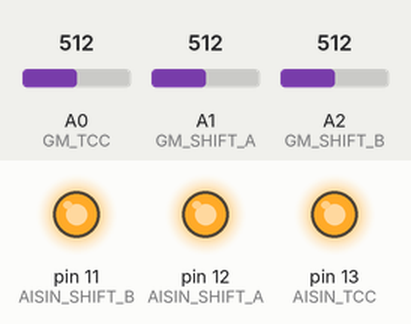
The program below on a simulated Arduino Uno, built for the host (arithmetic inside an expression is 32-bit, double 64-bit). Shown: output pins drawn as LEDs (lit = HIGH). The test bench sets the inputs (shaded band); at power-on: A0 (GM_TCC) = 512, A1 (GM_SHIFT_A) = 512, A2 (GM_SHIFT_B) = 512. What the program prints to the serial monitor is not drawn.

Above: at 1.2 s.
1.3 s: A0 (GM_TCC) set to 28
3.0 s: A0 (GM_TCC) set to 23
At 4.2 s:
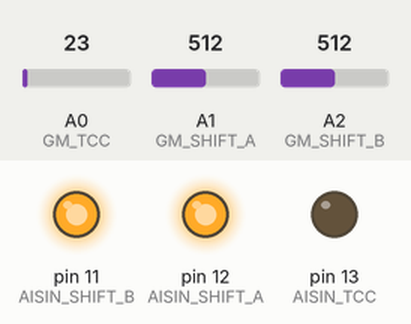
4.5 s: A1 (GM_SHIFT_A) set to 29
6.0 s: A1 (GM_SHIFT_A) set to 22
At 7.5 s:
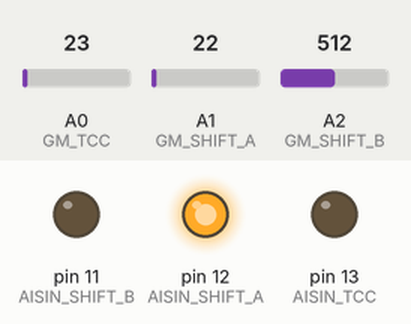
8.0 s: A2 (GM_SHIFT_B) set to 28
9.5 s: A2 (GM_SHIFT_B) set to 23
At 10.9 s:
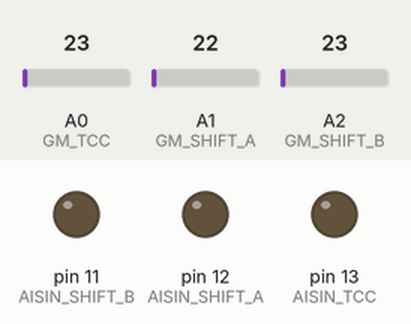
Timing chart, 0 to 12.5 s (numbered marks = the images above; inputs shaded):
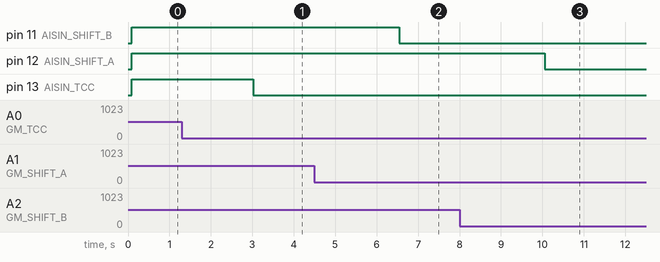

Measured:
- the behaviour switches between 26 and 25 on A0 (GM_TCC) (found by bisection; images 0 and 1)
- the behaviour switches between 26 and 25 on A1 (GM_SHIFT_A) (found by bisection; images 1 and 2)
- the behaviour switches between 26 and 25 on A2 (GM_SHIFT_B) (found by bisection; images 2 and 3)
- after the input at 1.3 s, every drawn part: stays the same
- after the input at 3.0 s, pin 13 (AISIN_TCC): HIGH → LOW at once
- after the input at 4.5 s, every drawn part: stays the same
- after the input at 6.0 s, pin 11 (AISIN_SHIFT_B): HIGH → LOW after 0.54 s
- after the input at 8.0 s, every drawn part: stays the same
- after the input at 9.5 s, pin 12 (AISIN_SHIFT_A): HIGH → LOW after 0.56 s

The program:

main.cpp
```cpp
/**
 * GOAT - Translator (For when you need to talk to goats. How else would you find STEVIE?)
 * Firmware version 0.1.0
 * Author - Garrett Adams (cyrodillsavior@gmail.com)
 *
 *
 * Converts GM 4l30e signals into AISIN 30-40le signals
 * Designed to be compatible in non PWM Lockup Isuzu vehicles.
**/

#include <Arduino.h>
#include "logger.h"
#include "gear.h"
#include "reader.h"

#define AISIN_TCC 13
#define AISIN_SHIFT_A 12
#define AISIN_SHIFT_B 11

#define GM_TCC A0
#define GM_SHIFT_A A1
#define GM_SHIFT_B A2

Logger *logger;
GearManager *gearManager;
Reader *reader;

void setup() {
  Serial.begin(9600);
  pinMode(GM_TCC, INPUT);
  pinMode(GM_SHIFT_A, INPUT);
  pinMode(GM_SHIFT_B, INPUT);

  pinMode(AISIN_TCC, OUTPUT);
  pinMode(AISIN_SHIFT_A, OUTPUT);
  pinMode(AISIN_SHIFT_B, OUTPUT);

  //Setup Tools
  gearManager = new GearManager(AISIN_SHIFT_A, AISIN_SHIFT_B, AISIN_TCC);
  reader = new Reader(GM_SHIFT_A, GM_SHIFT_B, GM_TCC);

  logger = new Logger(gearManager, reader);
}

void loop() {
  logger->currentStatus();
  GearManager::Gear commanded = reader->readCommandedGear();
  GearManager::Lockup lockup = reader->readConverterCommand();
  gearManager->commandGear(commanded);
  gearManager->commandLockup(lockup);

  delay(500);
}
```

gear.cpp
```cpp
#include <Arduino.h>
#include "gear.h"

GearManager::GearManager(int shiftA, int shiftB, int TCC) {
    shiftAPin = shiftA;
    shiftBPin = shiftB;
    TCCPin = TCC;
}

GearManager::CommandState GearManager::getCommandState() {
    return GearManager::CommandState{solAState, solBState, solTCCState, currentGear};
}

void GearManager::commandLockup(Lockup commanded) {
    toggleLockup(commanded);
}


void GearManager::commandGear(GearManager::Gear commanded) {
    switch (commanded)
    {
    case 1:
        commandFirst();
        break;
    case 2:
        commandSecond();
        break;
    case 3:
        commandThird();
        break;
    case 4:
        commandFourth();
        break;
    default:
        commandThird();
        break;
    }
}

void GearManager::commandFirst() {
    solAState = true;
    solBState = false;
    solTCCState = false;
    applyShift();
    currentGear = GearManager::FirstGear;
}

void GearManager::commandSecond() {
    solAState = true;
    solBState = true;
    applyShift();
    currentGear = GearManager::SecondGear;
}

void GearManager::commandThird() {
    solAState = false;
    solBState = true;
    applyShift();
    currentGear = GearManager::ThirdGear;
}

void GearManager::commandFourth() {
    solAState = false;
    solBState = false;
    applyShift();
    currentGear = GearManager::FourthGear;
}

void GearManager::toggleLockup(Lockup commanded) {
    solTCCState = commanded;
    applyShift();
}

void GearManager::applyShift() {
    digitalWrite(shiftAPin, solAState);
    digitalWrite(shiftBPin, solBState);
    digitalWrite(TCCPin, solTCCState);
}
```

gear.h
```cpp
#ifndef GEARMANAGER_H
#define GEARMANAGER_H

class GearManager {

private:
    int shiftAPin;
    int shiftBPin;
    int TCCPin;

    bool solAState;
    bool solBState;
    bool solTCCState;
    void applyShift();
    void commandFirst();
    void commandSecond();
    void commandThird();
    void commandFourth();

public:
    typedef int Gear;
    const static Gear FirstGear = 1;
    const static Gear SecondGear = 2;
    const static Gear ThirdGear = 3;
    const static Gear FourthGear = 4;

    typedef bool Lockup;
    const static Lockup Locked = true;
    const static Lockup Unlocked = false;


    GearManager(int shiftA, int shiftB, int TCC);

    struct CommandState {
        bool solA;
        bool solB;
        bool TCC;
        int currentGear;
    };
    void commandGear(Gear commanded);
    void commandLockup(Lockup commanded);
    GearManager::CommandState getCommandState();

private:
    Gear currentGear;
    void toggleLockup(Lockup commanded);
};

#endif
```

logger.cpp
```cpp
#include <ArduinoJson.h>
#include "logger.h"
#include "reader.h"

Logger::Logger(GearManager *gearManager, Reader *reader){
   myGearManager = gearManager;
   myReader = reader;
}

String Logger::currentStatus() {
   GearManager::CommandState current = myGearManager->getCommandState();

   StaticJsonDocument<200> doc;

   JsonObject state = doc.createNestedObject();
   state["status"] = "normal";
   state["current_gear"] = current.currentGear;

   JsonObject gmCommand = state.createNestedObject("gm_input");
   gmCommand["SOL_A"] = myReader->rawShiftA();
   gmCommand["SOL_B"] = myReader->rawShiftB();
   gmCommand["SOL_TCC"] = myReader->rawShiftTCC();

   JsonObject aisinOutput = state.createNestedObject("aisin_output");
   aisinOutput["SOL_A"] = current.solA;
   aisinOutput["SOL_B"] = current.solB;
   aisinOutput["SOL_TCC"] = current.TCC;

   String outputData = String(serializeJson(state, Serial));
   Serial.println();
   return outputData;
}

Logger::~Logger() {
   delete myGearManager;
   delete myReader;
}
```

logger.h
```cpp
#ifndef LOGGER_H
#define LOGGER_H

#include <Arduino.h>
#include "gear.h"
#include "reader.h"

class Logger {
    private:
        GearManager *myGearManager;
        Reader *myReader;

    public:
        Logger(GearManager *gearManager, Reader *reader);
        ~Logger();
        String currentStatus();
};

#endif
```

reader.cpp
```cpp
#include <Arduino.h>
#include "reader.h"
#include "gear.h"

Reader::Reader(int solA, int solB, int solTCC){
    shiftAPin = solA;
    shiftBPin = solB;
    TCCPin = solTCC;
}

int Reader::rawShiftA(){
    return analogRead(shiftAPin);
}

int Reader::rawShiftB(){
    return analogRead(shiftBPin);
}

int Reader::rawShiftTCC(){
    return analogRead(TCCPin);
}

GearManager::Lockup Reader::readConverterCommand(){
    if (rawShiftTCC() > 25) {return GearManager::Locked;} else {return GearManager::Unlocked;}
}


GearManager::Gear Reader::readCommandedGear(){
    int currentSolA = rawShiftA();
    int currentSolB = rawShiftB();

    if (currentSolA > 25) {currentSolA = HIGH;} else {currentSolA = LOW;}
    if (currentSolB > 25) {currentSolB = HIGH;} else {currentSolB = LOW;}

    if (!currentSolA && currentSolB) {return GearManager::FirstGear;}
    if (currentSolA && currentSolB) {return GearManager::SecondGear;}
    if (currentSolA && !currentSolB) {return GearManager::ThirdGear;}
    if (!currentSolA && !currentSolB) {return GearManager::FourthGear;}
    return GearManager::ThirdGear;
}
```

reader.h
```cpp
#ifndef READER_H
#define READER_H

#include "gear.h"

class Reader {
    private:
        int shiftAPin;
        int shiftBPin;
        int TCCPin;

    public:
        Reader(int solA, int solB, int solTCC);

        int rawShiftA();
        int rawShiftB();
        int rawShiftTCC();

        GearManager::Gear readCommandedGear();
        GearManager::Lockup readConverterCommand();
};

#endif
```
